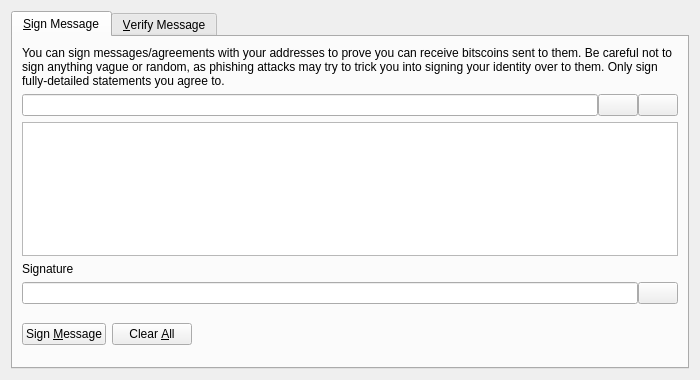
<?xml version="1.0" encoding="UTF-8"?>
<ui version="4.0">
 <class>SignVerifyMessageDialog</class>
 <widget class="QDialog" name="SignVerifyMessageDialog">
  <property name="geometry">
   <rect>
    <x>0</x>
    <y>0</y>
    <width>700</width>
    <height>380</height>
   </rect>
  </property>
  <property name="windowTitle">
   <string>Signatures - Sign / Verify a Message</string>
  </property>
  <property name="modal">
   <bool>true</bool>
  </property>
  <layout class="QVBoxLayout" name="verticalLayout">
   <item>
    <widget class="QTabWidget" name="tabWidget">
     <property name="currentIndex">
      <number>0</number>
     </property>
     <widget class="QWidget" name="tabSignMessage">
      <attribute name="title">
       <string>&amp;Sign Message</string>
      </attribute>
      <layout class="QVBoxLayout" name="verticalLayout_SM">
       <item>
        <widget class="QLabel" name="infoLabel_SM">
         <property name="text">
          <string>You can sign messages/agreements with your addresses to prove you can receive bitscoins sent to them. Be careful not to sign anything vague or random, as phishing attacks may try to trick you into signing your identity over to them. Only sign fully-detailed statements you agree to.</string>
         </property>
         <property name="textFormat">
          <enum>Qt::PlainText</enum>
         </property>
         <property name="wordWrap">
          <bool>true</bool>
         </property>
        </widget>
       </item>
       <item>
        <layout class="QHBoxLayout" name="horizontalLayout_1_SM">
         <property name="spacing">
          <number>0</number>
         </property>
         <item>
          <widget class="QValidatedLineEdit" name="addressIn_SM">
           <property name="toolTip">
            <string>The BitsCoin address to sign the message with</string>
           </property>
          </widget>
         </item>
         <item>
          <widget class="QPushButton" name="addressBookButton_SM">
           <property name="toolTip">
            <string>Choose previously used address</string>
           </property>
           <property name="text">
            <string/>
           </property>
           <property name="icon">
            <iconset resource="../bitscoin.qrc">
             <normaloff>:/icons/address-book</normaloff>:/icons/address-book</iconset>
           </property>
           <property name="shortcut">
            <string>Alt+A</string>
           </property>
           <property name="autoDefault">
            <bool>false</bool>
           </property>
          </widget>
         </item>
         <item>
          <widget class="QPushButton" name="pasteButton_SM">
           <property name="toolTip">
            <string>Paste address from clipboard</string>
           </property>
           <property name="text">
            <string/>
           </property>
           <property name="icon">
            <iconset resource="../bitscoin.qrc">
             <normaloff>:/icons/editpaste</normaloff>:/icons/editpaste</iconset>
           </property>
           <property name="shortcut">
            <string>Alt+P</string>
           </property>
           <property name="autoDefault">
            <bool>false</bool>
           </property>
          </widget>
         </item>
        </layout>
       </item>
       <item>
        <widget class="QPlainTextEdit" name="messageIn_SM">
         <property name="toolTip">
          <string>Enter the message you want to sign here</string>
         </property>
        </widget>
       </item>
       <item>
        <widget class="QLabel" name="signatureLabel_SM">
         <property name="text">
          <string>Signature</string>
         </property>
         <property name="textFormat">
          <enum>Qt::PlainText</enum>
         </property>
        </widget>
       </item>
       <item>
        <layout class="QHBoxLayout" name="horizontalLayout_2_SM">
         <property name="spacing">
          <number>0</number>
         </property>
         <item>
          <widget class="QLineEdit" name="signatureOut_SM">
           <property name="font">
            <font>
             <italic>true</italic>
            </font>
           </property>
           <property name="readOnly">
            <bool>true</bool>
           </property>
          </widget>
         </item>
         <item>
          <widget class="QPushButton" name="copySignatureButton_SM">
           <property name="toolTip">
            <string>Copy the current signature to the system clipboard</string>
           </property>
           <property name="text">
            <string/>
           </property>
           <property name="icon">
            <iconset resource="../bitscoin.qrc">
             <normaloff>:/icons/editcopy</normaloff>:/icons/editcopy</iconset>
           </property>
           <property name="autoDefault">
            <bool>false</bool>
           </property>
          </widget>
         </item>
        </layout>
       </item>
       <item>
        <layout class="QHBoxLayout" name="horizontalLayout_3_SM">
         <item>
          <widget class="QPushButton" name="signMessageButton_SM">
           <property name="toolTip">
            <string>Sign the message to prove you own this BitsCoin address</string>
           </property>
           <property name="text">
            <string>Sign &amp;Message</string>
           </property>
           <property name="icon">
            <iconset resource="../bitscoin.qrc">
             <normaloff>:/icons/edit</normaloff>:/icons/edit</iconset>
           </property>
           <property name="autoDefault">
            <bool>false</bool>
           </property>
          </widget>
         </item>
         <item>
          <widget class="QPushButton" name="clearButton_SM">
           <property name="toolTip">
            <string>Reset all sign message fields</string>
           </property>
           <property name="text">
            <string>Clear &amp;All</string>
           </property>
           <property name="icon">
            <iconset resource="../bitscoin.qrc">
             <normaloff>:/icons/remove</normaloff>:/icons/remove</iconset>
           </property>
           <property name="autoDefault">
            <bool>false</bool>
           </property>
          </widget>
         </item>
         <item>
          <spacer name="horizontalSpacer_1_SM">
           <property name="orientation">
            <enum>Qt::Horizontal</enum>
           </property>
           <property name="sizeHint" stdset="0">
            <size>
             <width>40</width>
             <height>48</height>
            </size>
           </property>
          </spacer>
         </item>
         <item>
          <widget class="QLabel" name="statusLabel_SM">
           <property name="font">
            <font>
             <weight>75</weight>
             <bold>true</bold>
            </font>
           </property>
           <property name="text">
            <string/>
           </property>
           <property name="wordWrap">
            <bool>true</bool>
           </property>
          </widget>
         </item>
         <item>
          <spacer name="horizontalSpacer_2_SM">
           <property name="orientation">
            <enum>Qt::Horizontal</enum>
           </property>
           <property name="sizeHint" stdset="0">
            <size>
             <width>40</width>
             <height>48</height>
            </size>
           </property>
          </spacer>
         </item>
        </layout>
       </item>
      </layout>
     </widget>
     <widget class="QWidget" name="tabVerifyMessage">
      <attribute name="title">
       <string>&amp;Verify Message</string>
      </attribute>
      <layout class="QVBoxLayout" name="verticalLayout_VM">
       <item>
        <widget class="QLabel" name="infoLabel_VM">
         <property name="text">
          <string>Enter the receiver's address, message (ensure you copy line breaks, spaces, tabs, etc. exactly) and signature below to verify the message. Be careful not to read more into the signature than what is in the signed message itself, to avoid being tricked by a man-in-the-middle attack. Note that this only proves the signing party receives with the address, it cannot prove sendership of any transaction!</string>
         </property>
         <property name="textFormat">
          <enum>Qt::PlainText</enum>
         </property>
         <property name="alignment">
          <set>Qt::AlignLeading|Qt::AlignLeft|Qt::AlignTop</set>
         </property>
         <property name="wordWrap">
          <bool>true</bool>
         </property>
        </widget>
       </item>
       <item>
        <layout class="QHBoxLayout" name="horizontalLayout_1_VM">
         <property name="spacing">
          <number>0</number>
         </property>
         <item>
          <widget class="QValidatedLineEdit" name="addressIn_VM">
           <property name="toolTip">
            <string>The BitsCoin address the message was signed with</string>
           </property>
          </widget>
         </item>
         <item>
          <widget class="QPushButton" name="addressBookButton_VM">
           <property name="toolTip">
            <string>Choose previously used address</string>
           </property>
           <property name="text">
            <string/>
           </property>
           <property name="icon">
            <iconset resource="../bitscoin.qrc">
             <normaloff>:/icons/address-book</normaloff>:/icons/address-book</iconset>
           </property>
           <property name="shortcut">
            <string>Alt+A</string>
           </property>
           <property name="autoDefault">
            <bool>false</bool>
           </property>
          </widget>
         </item>
        </layout>
       </item>
       <item>
        <widget class="QPlainTextEdit" name="messageIn_VM"/>
       </item>
       <item>
        <widget class="QValidatedLineEdit" name="signatureIn_VM"/>
       </item>
       <item>
        <layout class="QHBoxLayout" name="horizontalLayout_2_VM">
         <item>
          <widget class="QPushButton" name="verifyMessageButton_VM">
           <property name="toolTip">
            <string>Verify the message to ensure it was signed with the specified BitsCoin address</string>
           </property>
           <property name="text">
            <string>Verify &amp;Message</string>
           </property>
           <property name="icon">
            <iconset resource="../bitscoin.qrc">
             <normaloff>:/icons/transaction_0</normaloff>:/icons/transaction_0</iconset>
           </property>
           <property name="autoDefault">
            <bool>false</bool>
           </property>
          </widget>
         </item>
         <item>
          <widget class="QPushButton" name="clearButton_VM">
           <property name="toolTip">
            <string>Reset all verify message fields</string>
           </property>
           <property name="text">
            <string>Clear &amp;All</string>
           </property>
           <property name="icon">
            <iconset resource="../bitscoin.qrc">
             <normaloff>:/icons/remove</normaloff>:/icons/remove</iconset>
           </property>
           <property name="autoDefault">
            <bool>false</bool>
           </property>
          </widget>
         </item>
         <item>
          <spacer name="horizontalSpacer_1_VM">
           <property name="orientation">
            <enum>Qt::Horizontal</enum>
           </property>
           <property name="sizeHint" stdset="0">
            <size>
             <width>40</width>
             <height>48</height>
            </size>
           </property>
          </spacer>
         </item>
         <item>
          <widget class="QLabel" name="statusLabel_VM">
           <property name="font">
            <font>
             <weight>75</weight>
             <bold>true</bold>
            </font>
           </property>
           <property name="text">
            <string/>
           </property>
           <property name="wordWrap">
            <bool>true</bool>
           </property>
          </widget>
         </item>
         <item>
          <spacer name="horizontalSpacer_2_VM">
           <property name="orientation">
            <enum>Qt::Horizontal</enum>
           </property>
           <property name="sizeHint" stdset="0">
            <size>
             <width>40</width>
             <height>48</height>
            </size>
           </property>
          </spacer>
         </item>
        </layout>
       </item>
      </layout>
     </widget>
    </widget>
   </item>
  </layout>
 </widget>
 <customwidgets>
  <customwidget>
   <class>QValidatedLineEdit</class>
   <extends>QLineEdit</extends>
   <header>qt/qvalidatedlineedit.h</header>
  </customwidget>
 </customwidgets>
 <resources>
  <include location="../bitscoin.qrc"/>
 </resources>
 <connections/>
</ui>
